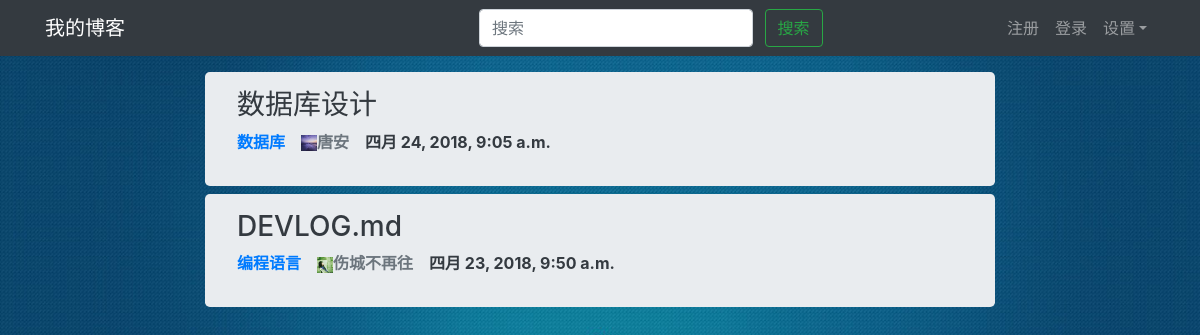
The app's page /, older data.
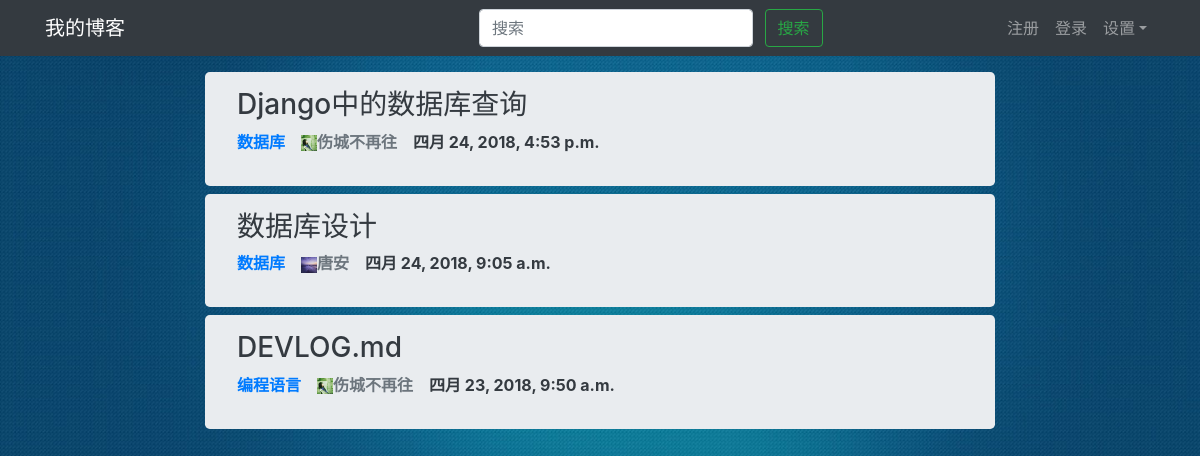
The same page, newer data.
### blog/models.py (models this page shows, shortened)
class Article(models.Model):
    title = models.CharField(max_length=100)
    body = models.TextField()
    category = models.ForeignKey(Category, on_delete=models.CASCADE)
    created_time = models.DateTimeField(auto_now_add=True)
    modified_time = models.DateTimeField(auto_now=True)
    author = models.ForeignKey(User, on_delete=models.CASCADE)
    tags = models.ManyToManyField(Tag)
    page_view = models.IntegerField(default=0)
    praise = models.IntegerField(default=0)
    censure = models.IntegerField(default=0)
    comments = models.IntegerField(default=0)

class Category(models.Model):
    name = models.CharField(max_length=100)
    def __str__(self):
        return self.name

### users/models.py (models this page shows)
class MyUser(AbstractUser):
    head_portrait = models.CharField(max_length=100)
    nick_name = models.CharField(max_length=20, default='')
    sex = models.IntegerField(default=2)
    bio = models.CharField(max_length=100, default='')
    following = models.IntegerField(default=0)
    followers = models.IntegerField(default=0)
    articles = models.IntegerField(default=0)
    comments = models.IntegerField(default=0)

### blog/views.py (the view)
# urls.py: path('', views.index, name="index"),
def index(request):
    articles = Article.objects.all().order_by('-created_time')
    context = {'articles': articles}
    return render(request, 'blog/index.html', context)

### blog/templates/blog/index.html
{% extends 'blog/base.html' %}
{% load i18n %}
{% load static %}
{% block content %}
<div class="row">
    <div class="col-md-2">
    </div>
    <div class="col-md-8">
        {% for article in articles %}
            <div class="jumbotron jumbotron-articles">
                <h3><a href="{% url 'blog:article_details' article.id %}" class="a-text a-hover">{{ article.title }}</a></h3>
                <dl class="list-articles">
                    <dt><a class="a-hover" href="#">{{ article.category }}</a></dt>
                    <dt><a class="text-secondary a-hover" href="#"><img class="list-article-image" src="{{ article.author.head_portrait }}">{{ article.author.nick_name }}</a></dt>
                    <dt><a href="#" class="text-dark a-hover">{{ article.created_time }}</a></dt>
                </dl>
            </div>
        {% endfor %}
    </div>
</div>
{% endblock content %}

### blog/templates/blog/base.html (shortened to what this page needs)
{% load i18n %}
{% load static %}
<!doctype html>
<html lang="en">
    <head>
        <link rel="stylesheet" href="{% static 'bootstrap4/css/bootstrap.min.css' %}">
        <link rel="stylesheet" href="{% static 'css/index.css' %}">
    </head>
    <body>
        <header>
            <nav class="navbar navbar-expand-sm navbar-dark bg-dark fixed-top">
            <div class="container">
                <div>
                    <a class="navbar-brand" href="{% url 'blog:index' %}">{% trans 'Myblog' %}</a>
                </div>
                <div id="navbar" class="collapse navbar-collapse justify-content-between">
                    <ul class="navbar-nav offset-md-4">
                        <li class="nav-item">
                            <form class="form-inline">
                            <small>
                            <input class="form-control mr-sm-2" type="search" placeholder="{% trans 'Search' %}" aria-label=Search">
                            <button class="btn btn-outline-success my-2 my-sm-0" type="submit">{% trans 'Search' %}</button>
                            </small>
                            </form>
                        </li>
                    </ul>
                    <ul class="navbar-nav">
                        {% if user.is_authenticated %}
                        <li class="nav-item dropdown">
                            {% if user.head_portrait %}
                            <a class="navbar-brand dropdown-toggle" href="#" id="setting" role="button" data-toggle="dropdown" aria-haspopup="true" aria-expanded="false"><img class="nav-head-image" src="{{ user.head_portrait }}"></a>
                            {% else %}
                            <a class="nav-link dropdown-toggle" href="#" id="setting" role="button" data-toggle="dropdown" aria-haspopup="true" aria-expanded="false">{{ user.username }}</a>
                            {% endif %}
                            <div class="dropdown-menu" aria-labelledby="setting">
                                <a class="dropdown-item hover-bg-primary" href="{% url 'blog:new_article' %}">{% trans 'New Blog' %}</a>
                                <div class="dropdown-divider"></div>
                                <a class="dropdown-item hover-bg-primary" href="{% url 'users:head_pic' %}">{% trans 'setting' %}</a>
                                <a class="dropdown-item dropdown-toggle hover-bg-primary" id="language" role="button" data-toggle="dropdown" aria-haspopup="true" aria-expanded="false" href="#">{% trans 'language' %}</a>
                                <div class="dropdown-menu" aria-labelledby="language">
                                    {% for language in LANGUAGES %}
                                    <a class="dropdown-item hover-bg-primary" href="{% url 'blog:change_language' language.0 %}" next={{ request.path }}>{{ language.1 }}</a>
                                    {% endfor %}
                                </div>
                                <a class="dropdown-item hover-bg-primary" href="{% url 'users:logout' %}">{% trans 'Sign out' %}</a>
                            </div>
                        </li>
                        {% else %}
                        <li><a class="nav-link" href="{% url 'users:register' %}" >{% trans 'Sign in' %}</a></li>
                        <li><a class="nav-link" href="{% url 'users:login' %}" >{% trans 'Sign up' %}</a></li>
                        <li class="nav-item dropdown">
                            <a class="nav-link dropdown-toggle" href="#" id="setting" role="button" data-toggle="dropdown" aria-haspopup="true" aria-expanded="false">{% trans 'setting' %}</a>
                        </li>
                        {% endif %}
                    </ul>
                </div>
            </div>
        </nav>
        </header>
        <main role="main">
                    {% block content %}{% endblock content %}
        </main>
    </body>
</html>

### blog/static/css/index.css (style rules this page uses)
html,body { min-height: 100%; width: 100% height: 100%; margin: 0; padding: 0; }
body { background: url("../img/bg-1.jpg") no-repeat; background-size: 100% 100%; margin-bottom: 35px; background-attachment: scroll; overflow-x: hidden; }
main { margin-top: 4rem; }
.a-text { color: #343a40; text-decoration: none; }
.jumbotron-articles { margin: 0.5rem 0; padding: 1rem 2rem; }
.list-articles { display: flex; }
.list-articles dt { margin-right: 1rem; }
.list-article-image { height: 1rem; width: 1rem; }

Row changes from the older to the newer data that the page shows:
added Article: title "Django中的数据库查询", category "数据库", author.head_portrait (picture), author.nick_name "伤城不再往", created_time "四月 24, 2018, 4:53 p.m."
